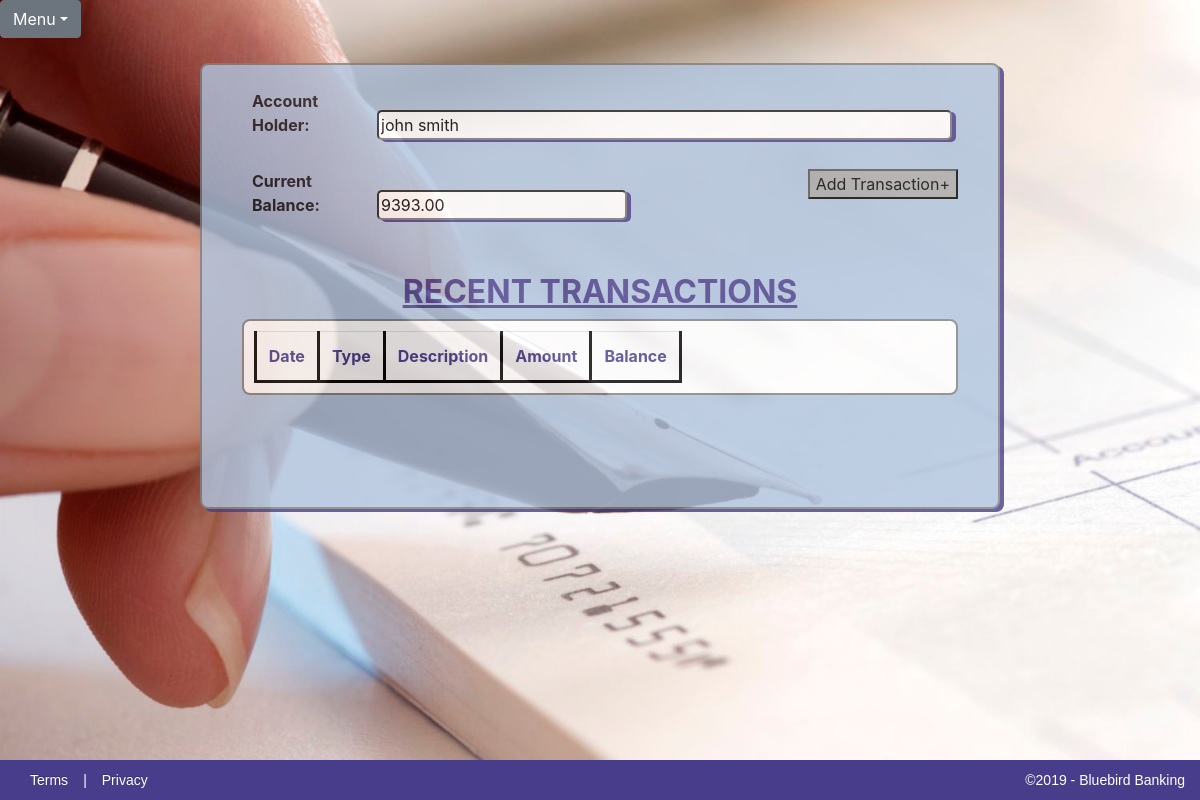
The app's page /2/balance/, older data.
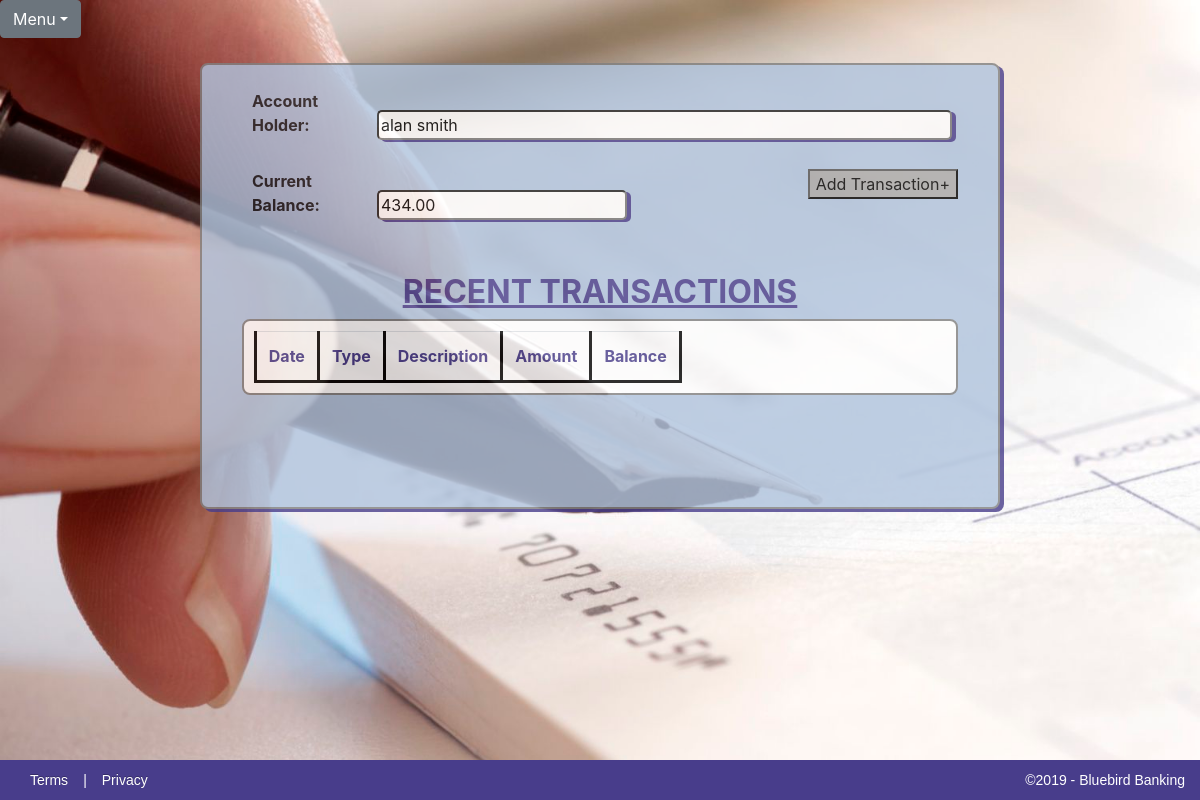
The same page, newer data.
### Checkbook/models.py (models this page shows)
class Account(models.Model):
    first_name = models.CharField(max_length=50)
    last_name = models.CharField(max_length=50)
    initial_deposit = models.DecimalField(max_digits=15, decimal_places=2)
    Account = models.Manager()
    def __str__(self):
        return self.first_name + ' ' + self.last_name

### Checkbook/views.py (the view, shortened to what this page needs)
# urls.py: path('<int:pk>/balance/', views.balance, name='balance'),
def balance(request, pk):
    account = get_object_or_404(Account, pk = pk)
    transactions = Transaction.Transactions.filter(account = pk)
    current_total = account.initial_deposit
    table_contents = { }
    content = {'account': account, 'table_contents':table_contents, 'balance': current_total}
    return render(request, 'checkbook/BalanceSheet.html', content)

### Checkbook/templates/checkbook/BalanceSheet.html (shortened to what this page needs)
{% extends 'checkbook_base.html' %}
{% block content %}
			<div id="all-transactions-form">
				<form>
					<br>
					<label>Account Holder:</label><input id="accountholder" type="text" name="accountHolder" value="{{ account }}" readonly><br><br>
					<label>Current Balance:</label><input id="balance" type="text" name="currentBalance" value="{{ balance }}" readonly>
					<button type="button"><a href="{% url 'transaction' %}">Add Transaction+</a></button>
				</form>
				<br><br>
			</div>
			<h2>RECENT TRANSACTIONS</h2>
			<table class="table table-responsive" id ="transactions-table">
				<tr id="headerRow">
					<th>Date</th>
					<th>Type</th>
					<th>Description</th>
					<th>Amount</th>
					<th>Balance</th>
				</tr>
			</table>
			<br><br>
{% endblock %}

### Checkbook/templates/checkbook_base.html (shortened to what this page needs)
{% load static %}
<!DOCTYPE html>
<html lang="en">
	<head>
		<link rel="stylesheet" href="{% static '/CSS/CheckbookApp.css' %}">
		<link rel="stylesheet" href="https://stackpath.bootstrapcdn.com/bootstrap/4.3.1/css/bootstrap.min.css">
		<link rel="stylesheet" href="https://maxcdn.bootstrapcdn.com/font-awesome/4.7.0/css/font-awesome.min.css">
	</head>
	<header>
		<div class="JavaScriptDropdown">
			<div class="btn-group">
				<button type="button" class="btn btn-secondary dropdown-toggle" data-toggle="dropdown">Menu</button>
			</div>
		</div>
	</header>
	<body id="body">
		<div class="checkbook-container">
			{% block content %}{% endblock %}
			<br><br>
		</div>
		<section id="block-footer">
			<p id="footer-right"><a href="#">Terms</a>|<a href="#">Privacy</a></p>
			<p id="footer-left">&copy;2019 - Bluebird Banking</p>
		</section>
	</body>
</html>

### Checkbook/static/CSS/CheckbookApp.css (style rules this page uses)
html, body { height: cover; width: cover; }
body { font-family: Lucida Sans Unicode; text-align: center; background-image: url('../../static/images/CheckCalligraphyPen.jpg'); -webkit-background-size: cover; -moz-background-size: cover; -o-background-size: cover; background-size: cover; overflow: scroll; background-repeat: no-repeat; }
label { width: 125px; margin-left: 50px; font-weight: bold; opacity: initial; }
input, select { width: 500px; border-radius: 5px; box-shadow: 4px 2px darkslateblue; }
th { border: 3px solid black; }
#headerRow { color: darkslateblue; text-align: center; }
.JavaScriptDropdown { position: relative; margin-top: 0; }
.checkbook-container { opacity: 0.8; position: relative; width: 800px; height: auto; border-radius: 8px; border: 2px solid gray; box-shadow: 4px 3px darkslateblue; margin-left: auto; margin-right: auto; margin-top: 25px; background-color: lightsteelblue; }
.checkbook-container h2 { color: darkslateblue; font-size: 32px; font-weight: bold; text-align: center; text-decoration: underline; }
#all-transactions-form { position: relative; }
#all-transactions-form button { background-color: darkgray; position: relative; right: 40px; float: right; }
#accountholder { width: 575px; }
#balance { width: 250px; }
#transactions-table { background-color:white; width: 90%; height: auto; margin-right: auto; margin-left: auto; padding: 10px; border: 2px solid gray; border-collapse: collapse; border-radius: 8px; table-layout: auto; float: center; position: relative; }
.checkbook-container button, .new-account-button { background-color: darkgray; display: block; margin-left: auto; margin-right: auto; }
button a, button a:hover { text-decoration: none; text-align: center; color:black; }
#block-footer { clear: both; display: flex; width: 100%; -moz-box-sizing: border-box; margin: 0 auto; background-color: darkslateblue; position: fixed; bottom: 0; height: 40px; }
#block-footer a, #block-footer p { flex: 1; color: white; padding: 15px 15px; font-size: 14px; line-height: 10px; font-family:'PT Sans', Arial, Helvetica, sans-serif; }
#footer-left { width: 40%; text-align: right; }
#block-footer { float:left; clear:both; width:100%; }
#block-footer a { color: white; text-shadow: 0 -1px 0 rgba(0, 0, 0, 0.25); text-decoration: none; outline: medium none; }

Row changes from the older to the newer data that the page shows:
changed Account: accountHolder "john smith" → "alan smith"; currentBalance "9393.00" → "434.00"
